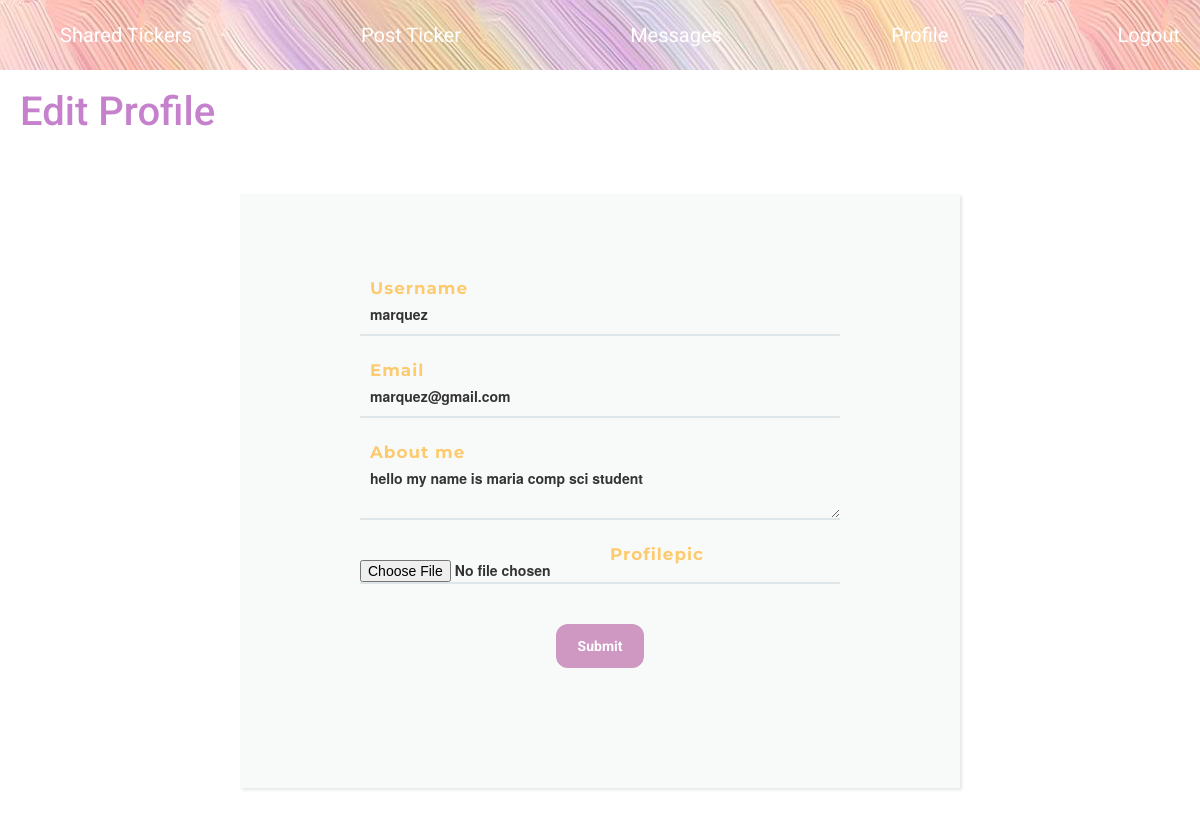
Screenshot of /edit_profile (signed in) with the database file from the repository.
### app/models.py (models this page shows, shortened)
class User(UserMixin, db.Model):
    __tablename__ = 'user'
    id = db.Column(db.Integer, primary_key=True)
    username = db.Column(db.String(64), index=True, unique=True)
    email = db.Column(db.String(120), index=True, unique=True)
    password_hash = db.Column(db.String(128))
    profilepic = db.Column(db.String(50))
    posts = db.relationship('Post', backref='author', lazy='dynamic')
    about_me = db.Column(db.String(200))
    last_seen = db.Column(db.DateTime, default=datetime.utcnow)
    followed = db.relationship(
        'User', secondary=followers,
        primaryjoin=(followers.c.follower_id == id),
        secondaryjoin=(followers.c.followed_id == id),
        backref=db.backref('followers', lazy='dynamic'), lazy='dynamic')
    messages_sent = db.relationship('Message',foreign_keys='Message.sender_id',backref='author', lazy='dynamic')
    messages_received = db.relationship('Message',foreign_keys='Message.recipient_id',backref='recipient', lazy='dynamic')
    last_message_read_time = db.Column(db.DateTime)
    notifications = db.relationship('Notification', backref='user',lazy='dynamic')
    def new_messages(self):
        last_read_time = self.last_message_read_time or datetime(1900, 1, 1)
        return Message.query.filter_by(recipient=self).filter(
            Message.timestamp > last_read_time).count()

### certi-working.py (the view)
@app.route('/edit_profile', methods=['GET', 'POST'])
@login_required
def edit_profile():
    form = EditProfileForm(current_user.username, current_user.email)
    if form.validate_on_submit():
        try:
            file = request.files['profilepicture']
            filename = form.username.data + '.png'
            file.save(os.path.join(app.root_path, 'static/profile_pics', filename))
            current_user.profilepic = url_for('static', filename='profile_pics/' + filename)
        except:
            pass
        current_user.username = form.username.data
        current_user.about_me = form.about_me.data
        current_user.email = form.email.data
        db.session.commit()
        flash('Changes saved.')
        return redirect(url_for('edit_profile'))
    elif request.method == 'GET':
        form.username.data = current_user.username
        form.about_me.data = current_user.about_me
        form.email.data = current_user.email
    return render_template('edit_profile.html', title='Edit Profile', form=form)

### app/forms.py (shortened to what this page needs)
class EditProfileForm(FlaskForm):
  username = StringField('Username', validators=[DataRequired()])
  email = StringField('Email', validators=[DataRequired(), Email()])
  about_me = TextAreaField('About me', validators=[Length(min=0, max=200)])
  profilepic = FileField(validators=[FileAllowed(['png'], 'Png only')])
  submit = SubmitField('Submit')
  def __init__(self, original_username, original_email, *args, **kwargs):
    super(EditProfileForm, self).__init__(*args, **kwargs)
    self.original_username = original_username
    self.original_email = original_email

### app/models.py (called while the page is built)
@login.user_loader
def load_user(id):
    return User.query.get(int(id))

### certi-working.py (called while the page is built)
@app.before_request
def before_request():
    if current_user.is_authenticated:
        current_user.last_seen = datetime.utcnow()
        db.session.commit()

### app/templates/edit_profile.html (shortened to what this page needs)
<head>
  <link rel="stylesheet" href="{{ url_for('static', filename='css/style.css') }}"/>
</head>
{% extends "base.html" %}
{% import 'bootstrap/wtf.html' as wtf %}
{% block app_content %}
  <h1 class="event-name">Edit Profile</h1>
  <div>
    {% if form %}
      <form class="postform back-form" method="post" enctype="multipart/form-data">
        <label class="post-label">
          {{ form.username.label(class="label-txt") }}
          {{ form.username(class="input") }}
          <div class="line-box">
          </div>
        </label>
        <label class="post-label">
          {{ form.email.label(class="label-txt") }}
          {{ form.email(class="input") }}
          <div class="line-box">
          </div>
        </label>
        <label class="post-label">
          {{ form.about_me.label(class="label-txt") }}
          {{ form.about_me(class="input") }}
          <div class="line-box">
          </div>
        </label>
        <label class="post-label">
          {{ form.profilepic.label(class="label-txt") }}
          {{ form.profilepic }}
          <div class="line-box">
          </div>
        </label>
        <label class="post-label">
          {{ form.submit(class="button") }}
        </label>
      </form>
    {% else %}
      <h1>Something went wrong!</h1>
    {% endif %}
  </div>
{% endblock %}

### app/static/css/style.css (style rules this page uses)
body { font-family: "Helvetica Neue", sans-serif; color: #333; background-color: #f5f5f5; }
.post-label { display: block; position: relative; margin: 40px 0px; }
.input { width: 100%; padding: 10px; background: transparent; border: none; outline: none; }
.line-box { position: relative; width: 100%; height: 2px; background: #dfe6e9; }
.postform { width: 60%; margin: 60px auto; background: #f8f9f9; padding: 60px 120px 80px 120px; text-align: center; -webkit-box-shadow: 2px 2px 3px rgba(0,0,0,0.1); box-shadow: 2px 2px 3px rgba(0,0,0,0.1); }
.label-txt { position: absolute; top: -1.6em; padding: 10px; font-family: "Montserrat", sans-serif; font-size: 1.2em; letter-spacing: 1px; color: #fdcb6e; transition: ease .3s; }
.button { background-color: #CF98C2; color: white; font-family: "Roboto"; border-radius: 12px; border: 2px solid #CF98C2; padding: 10px 20px; }
.event-name { font-family: 'Roboto'; color: #C581CC; font-size: 40px; padding-left: 20px; }

### rows the page displays
User: username "marquez", email "marquez@gmail.com", about_me "hello my name is maria comp sci student"
